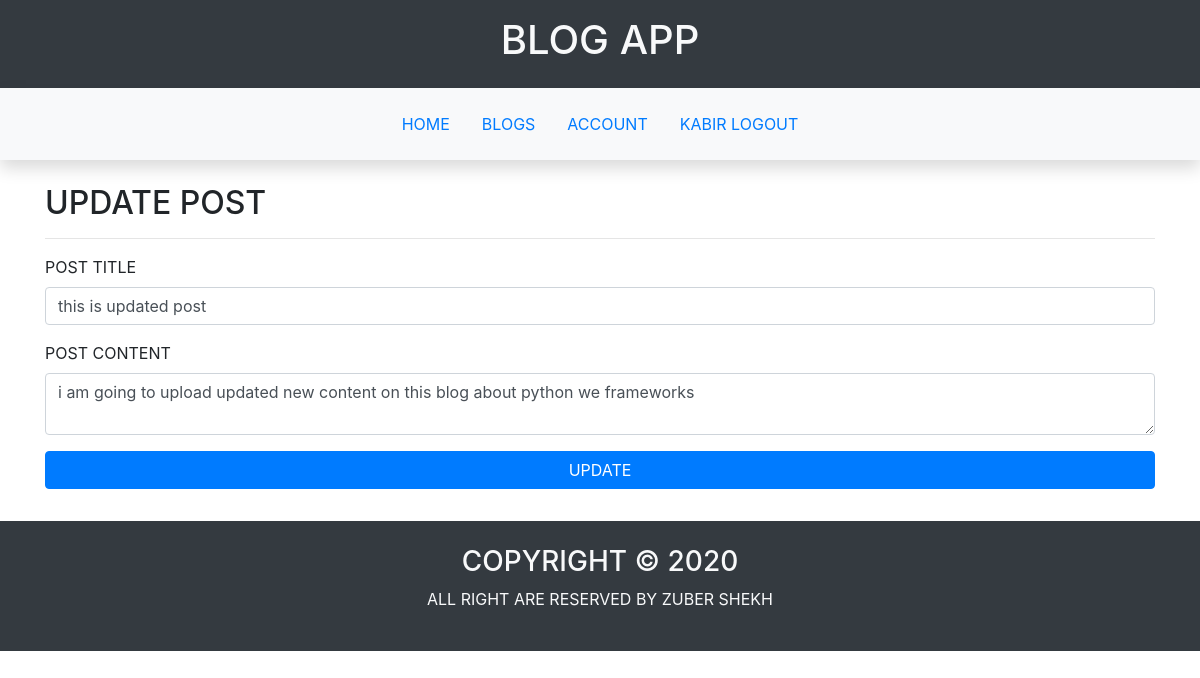
The app's page /post/update/4 (signed in) with its own data.
### blogapp/user/models.py (models this page shows, shortened)
class UserModel(db.Model,UserMixin):
    __tablename__='user'
    id=db.Column(db.Integer,primary_key=True)
    username=db.Column(db.String(20),unique=True,nullable=False)
    email=db.Column(db.String(20),unique=True,nullable=False)
    password=db.Column(db.String(256),nullable=False)
    first_name=db.Column(db.String(20),nullable=False)
    last_name=db.Column(db.String(20),nullable=False)
    dob=db.Column(db.DateTime,nullable=False)
    gender=db.Column(db.String,nullable=False)
    mobile_no=db.Column(db.String(10),unique=True,nullable=False)
    profile_pic=db.Column(db.String,default='default_profile.jpg')
    blogs=db.relationship('BlogModel',backref='creator',lazy=True)

### blogapp/post/models.py (models this page shows, shortened)
class PostModel(db.Model):
    __tablename__='post'
    id=db.Column(db.Integer,primary_key=True)
    title=db.Column(db.String(50),nullable=False)
    content=db.Column(db.Text,nullable=False)
    created_on=db.Column(db.DateTime,default=datetime.now)
    blog_id=db.Column(db.Integer,db.ForeignKey('blog.id'))

### blogapp/post/views.py (the view)
@post.route('/update/<int:id>',methods=['GET','POST'])
@login_required
def update_post(id):
    post=PostModel.query.get_or_404(id)
    form=AddPostForm()
    if request.method=='GET':
        form.title.data=post.title
        form.content.data=post.content
        form.submit.label.text='update'
    if form.validate_on_submit():
        post.title=form.title.data
        post.content=form.content.data
        db.session.commit()
        flash('post updated successfully!','success')
        return redirect(url_for('post.view_post',id=id))
    return render_template('post/create_post.html',form=form,form_title='update post')

### blogapp/post/forms.py
class AddPostForm(FlaskForm):
    title=StringField('post title',validators=[DataRequired()])
    content=TextAreaField('post content',validators=[DataRequired(),Length(min=20,max=200)])
    submit=SubmitField('create')

### blogapp/user/models.py (called while the page is built)
@login_manager.user_loader
def load_user(id):
    return UserModel.query.get(int(id))

### blogapp/templates/post/create_post.html (shortened to what this page needs)
{%extends 'main/base.html'%}
{%block main%}
<section class="container text-uppercase">
    <div class="row">
        <div class="col">
            <h2>{{form_title}}</h2>
            <hr>
            <form action="" method="POST">
                <div class="form-group">
                    {{form.title.label(class='form-label')}}
                    {{form.title(class='form-control')}}
                </div>
                <div class="form-group">
                    {{form.content.label(class='form-label')}}
                    {{form.content(class='form-control')}}
                </div>
                <div class="form-group">
                    {{form.submit(class='btn btn-primary btn-block text-uppercase')}}
                </div>
            </form>
        </div>
    </div>
</section>
{%endblock%}

### blogapp/templates/main/base.html (shortened to what this page needs)
<!DOCTYPE html>
<html lang="en">
<head>
    <link rel="stylesheet" href="https://stackpath.bootstrapcdn.com/bootstrap/4.4.1/css/bootstrap.min.css">
</head>
<body>
    <header>
        <section class="container-fluid  text-center text-uppercase bg-dark text-light p-3">
            <h1>blog app</h1>
        </section>
    </header>
    <nav class="position-sticky mb-4 p-3 shadow fixed-top bg-light">
        <ul class="nav justify-content-center text-uppercase">
            <li class="nav-item"><a class="nav-link" href="{{url_for('main.index')}}">home</a></li>
            <li class="nav-item"><a class="nav-link" href="{{url_for('blog.blogs')}}">blogs</a></li>
            {%if current_user.is_authenticated %}
                <li class="nav-item"><a class="nav-link" href="{{url_for('user.home')}}">account</a></li>
                <li class="nav-item"><a class="nav-link" href="{{url_for('user.logout')}}">{{current_user.username}} logout</a></li>
            {%else%}
                <li class="nav-item"><a class="nav-link" href="{{url_for('user.signup')}}">signup</a></li>
                <li class="nav-item"><a class="nav-link" href="{{url_for('user.login')}}">login</a></li>
            {%endif%}
        </ul>
    </nav>
    <main>
        {%block main%}
        {%endblock%}
    </main>
    <footer class="mt-3">
        <section class="bg-dark text-center text-uppercase p-4 text-light">
            <h3>copyright &copy; 2020</h3>
            <p>all right are reserved by zuber shekh</p>
        </section>
    </footer>
</body>
</html>

### records on screen
UserModel: username "KABIR"
PostModel: title "this is updated post", content "i am going to upload updated new content on this blog about python we frameworks"
